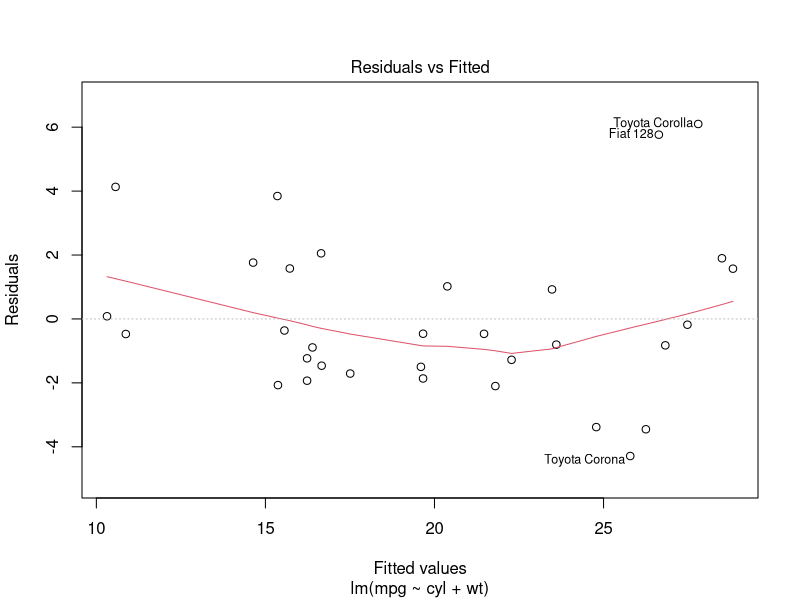
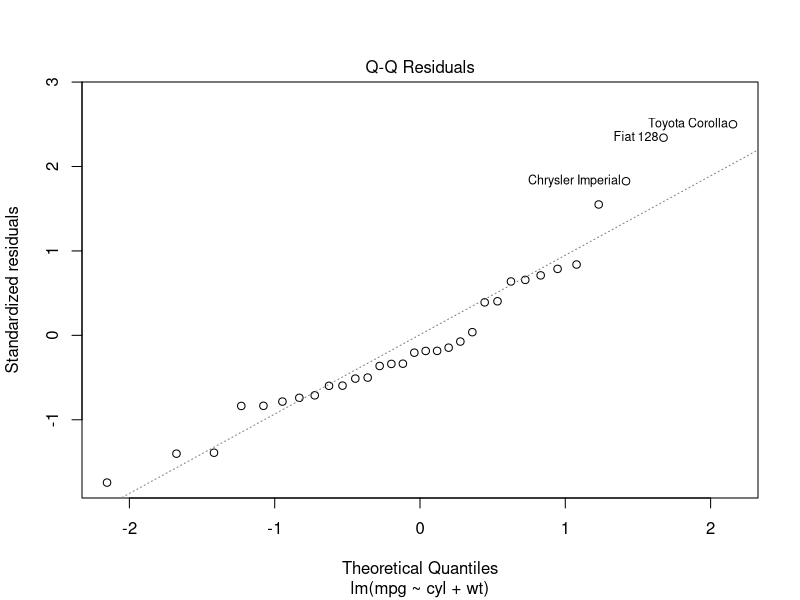
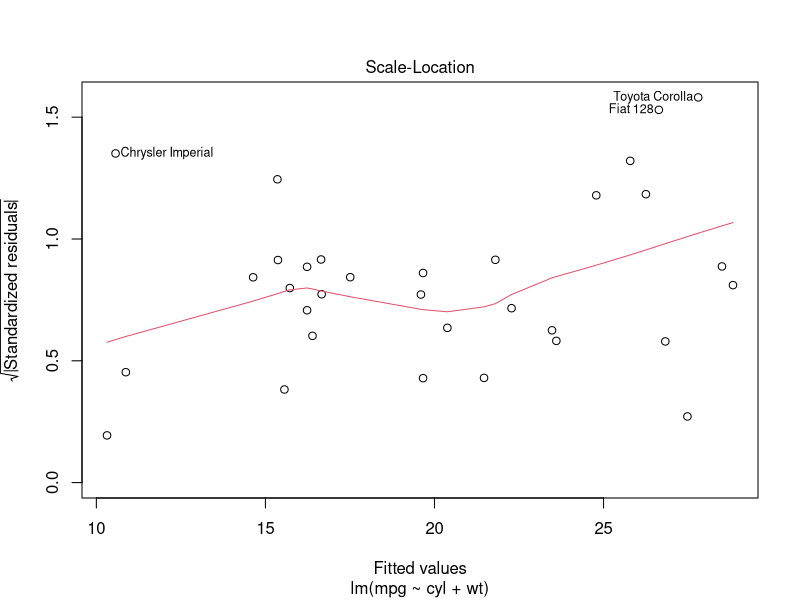
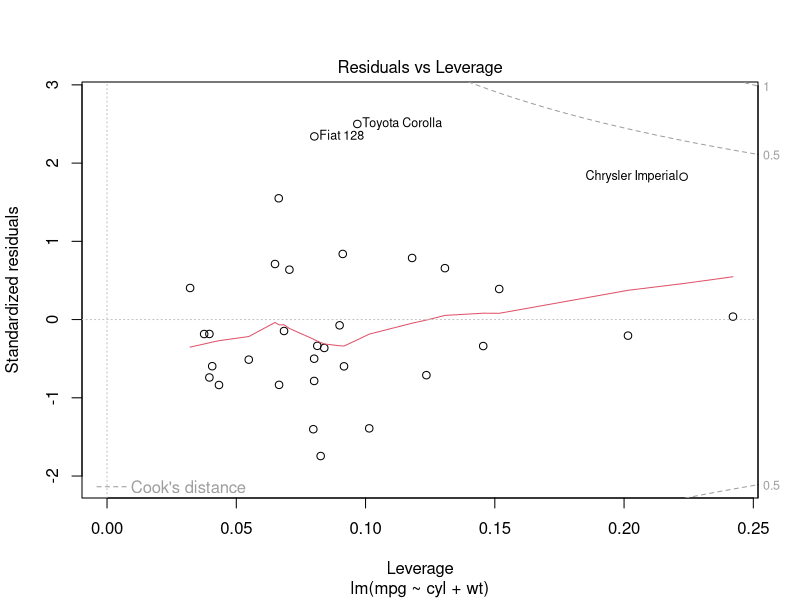

These figures' R source, in order:
## ---- chunk 1
## Create a linear model that Miles per gallon is modelled by number of cylinders and car weight
model <- lm(mpg ~ cyl + wt, data = mtcars)
## ---- chunk 2

summary(model)

## ---- chunk 3

## what would be the miles per gallon for a 10 cylindar behemoth?
new_data <- data.frame(cyl = 10, wt = 5)

## you would get a hefty 8.653 mpg, according to this model
predict(model, new_data)

## ---- chunk 4
plot(model)
